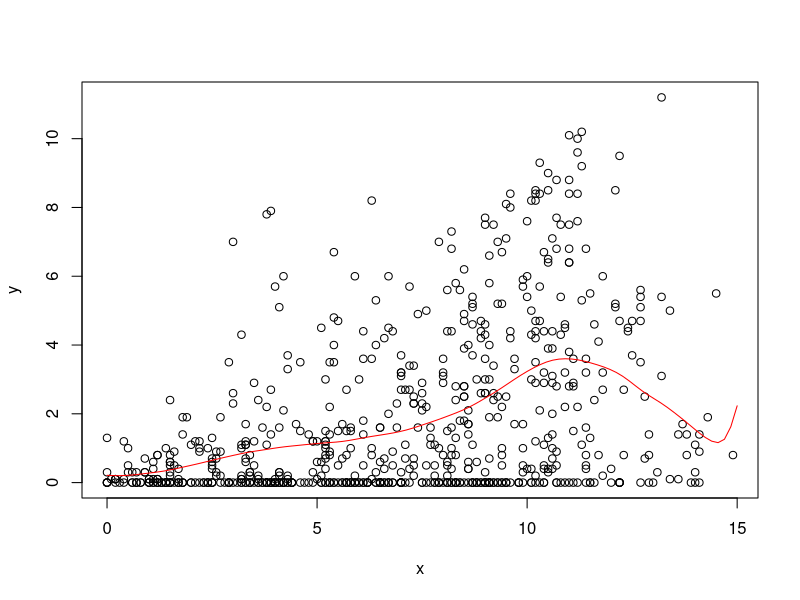
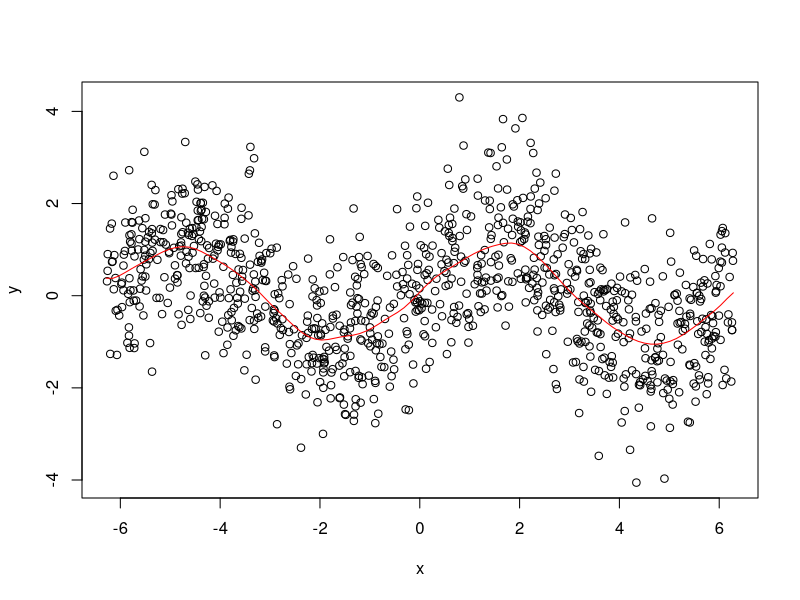

Source code (R) for these figures, in order:
# STAT-S 610
# LAB 3
# 2020-10-02
# https://jfukuyama.github.io/teaching/stat610/assignments/lab3.pdf

# --- functions --- #

#' @param x (numeric) vector of same length as y
#' @param y (numeric) vector of same length as y
#' @param z (numeric) vector, can be of a different length
#' @param omega (numeric) must be a scalar
#' @return (numeric) vector of the same length as z
llr <- function(x, y, z, omega) {
  fits <- sapply(z, compute_f_hat, x, y, omega)
  return(fits)
}

#' @param z (numeric) must be a scalar
#' @param x (numeric) vector of the same length as y
#' @param y (numeric) vector of the same length as x
#' @param omega (numeric) must be a scalar
#' @return (numeric) scalar
compute_f_hat <- function(z, x, y, omega) {
  Wz <- diag(make_weight_matrix(z, x, omega))
  X <- make_predictor_matrix(x)
  f_hat = c(1, z) %*% solve(t(X) %*% (Wz * X)) %*% t(X) %*%  (Wz * y)
  return(f_hat)
}

#' @param z (numeric) must be a scalar
#' @param x (numeric) vector of arbitrary length
#' @param omega (numeric) must be a scalar
#' @return (numeric) a diagonal matrix
make_weight_matrix <- function(z, x, omega) {
  r <- abs(x - z) / omega  # this is a vector of the same length as x
  w <- sapply(r, W)  # this is a vector of the same length as x and r
  Wz <- diag(w)  # this is a diagonal matrix with elements from w
  return(Wz)
}

#' @param r (numeric) must be a scalar
#' @return (numeric) scalar
W <- function(r) {
  if (abs(r) < 1) {
    return((1 - abs(r) ** 3) ** 3)
  } else {
    return(0)
  }
}

#' @param x (numeric) vector of arbitrary length
#' @return (numeric) matrix with 2 columns and rows equal to length of x
make_predictor_matrix <- function(x) {
  n <- length(x)
  return(cbind(rep(1, n), x))
}


# --- example 1 --- #

# get the data
data(french_fries, package = 'reshape2')
french_fries <- na.omit(french_fries)

# input data
x <- french_fries$potato
y <- french_fries$buttery

# space along which to smooth
z <- seq(0, 15, length.out = 100)

# run smoothing
fits <- llr(z = z, x = x, y = y, omega = 2)

# plot the data and the smoother
plot(x, y)
lines(z, fits, col = 'red')


# --- example 2 --- #

# noisy sine wave
x <- runif(1000, -2 * pi, 2 * pi)
y <- sin(x) + rnorm(length(x))

# space along which to smooth
z <- seq(-2 * pi, 2 * pi, length.out = 100)

# run smoothing
fits <- llr(z = z, x = x, y = y, omega = pi / 3)

# plot the data and the smoother
plot(x, y)
lines(z, fits, col = 'red')
